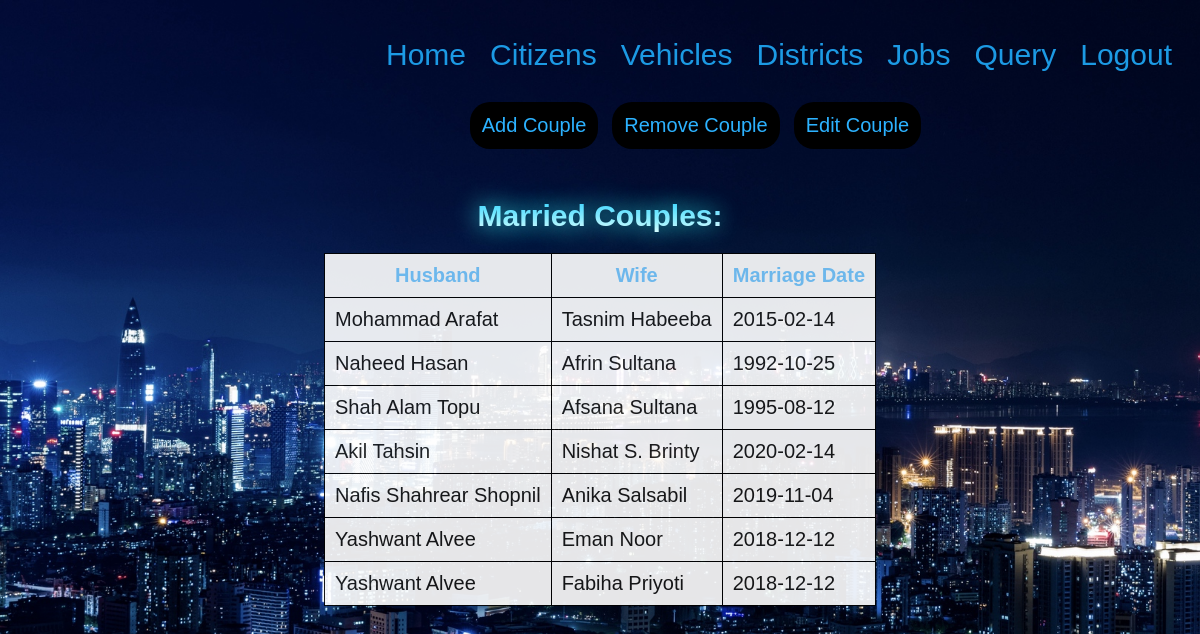
Screenshot of /ncdb/couple.php with the database file from the repository.
### tables this page shows
CREATE TABLE `spouse` (
  `hid` int(10) NOT NULL,
  `wid` int(10) NOT NULL,
  `md` date NOT NULL
);

CREATE TABLE `citizens` (
  `id` int(10) NOT NULL,
  `name` varchar(50) NOT NULL,
  `age` int(11) NOT NULL,
  `dob` date NOT NULL,
  `height` double NOT NULL,
  `sex` varchar(10) NOT NULL,
  `ms` varchar(10) NOT NULL,
  `ecolour` varchar(15) NOT NULL,
  `bg` varchar(5) NOT NULL,
  `dname` varchar(50) NOT NULL,
  `jname` varchar(50) NOT NULL
);

### ncdb/couple.php (the view, shortened to what this page needs)
<html lang="en">
<head>
</head>
<body>
    <ul>
        <li><a href="home.php">Home</a></li>
        <li><a href="citizens.php">Citizens</a></li>
        <li><a href="vehicles.php">Vehicles</a></li>
        <li><a href="districts.php">Districts</a></li>
        <li><a href="jobs.php">Jobs</a></li>
        <li><a href="custom.php">Query</a></li>
        <li><a href="index.php" class="burn">Logout</a></li>
    </ul>
    <button style="margin-left:39%;" class="but" onclick="window.location.href='addc.php';">Add Couple</button>
    <button class="but" onclick="window.location.href='removec.php';">Remove Couple</button>
    <button class="but" onclick="window.location.href='editc.php';">Edit Couple</button>
    <h1>
        Married Couples:
    </h1>
    <?php
    require_once("dbconnect.php");
    $sql = "SELECT c1.name,c2.name,md FROM spouse Inner Join citizens c1 INNER JOIN citizens c2 on spouse.hid=c1.id and spouse.wid=c2.id";
    $result = mysqli_query($conn,$sql);
    if(mysqli_num_rows($result)!=0){
        ?>
        <table align="center" class=tab>
        <tr style="color: rgb(107, 196, 255)">
            <th>Husband</th>
            <th>Wife</th>
            <th>Marriage Date</th>
        </tr>
    <?php
        while($row = mysqli_fetch_array($result)){
    ?>
        <tr>
            <td><?php echo $row[0] ?></td>
            <td><?php echo $row[1] ?></td>
            <td><?php echo $row[2] ?></td>
        </tr>
    <?php
        }
    }
    ?>
    </table>
</body>
</html>

### ncdb/couple.php (style rules this page uses)
ul { margin:0px; padding:30px 20px; list-style-type: none; text-align: right; }
li { display: inline; margin-left:20px; font-size: 30px; }
a { color:rgb(28, 154, 228); text-decoration: none; transition: all 0.2s ease-in-out; font-family: Arial, Helvetica, sans-serif; }
body { background-image: url("welcome1.jpg"); -moz-background-size: cover; -webkit-background-size: cover; -o-background-size: cover; background-size: cover; }
h1 { color:white; text-align: center; font-size: 30px; font-family: Arial, Helvetica, sans-serif; text-shadow:0 0 25px rgb(56, 255, 255); margin-top: 50px; background: -webkit-linear-gradient(#33ccff, white); -webkit-background-clip: text; -webkit-text-fill-color: transparent; }
button { border-radius: 20px; font-size: 20px; background:black; padding: 10px; border-style: dotted; color: rgb(44, 178, 255); transition: all 0.3s ease-in-out; margin-left:10px; }
table,th,td { padding:10px; font-size: 20px; background: white; border: 1px solid black; border-collapse: collapse; font-family: Arial, Helvetica, sans-serif; transition: all 0.3s ease-in-out; opacity: 0.9; }

### rows the page displays
spouse: citizens.name "Mohammad Arafat", citizens.name "Tasnim Habeeba", md "2015-02-14"
spouse: citizens.name "Naheed Hasan", citizens.name "Afrin Sultana", md "1992-10-25"
spouse: citizens.name "Shah Alam Topu", citizens.name "Afsana Sultana", md "1995-08-12"
spouse: citizens.name "Akil Tahsin", citizens.name "Nishat S. Brinty", md "2020-02-14"
spouse: citizens.name "Nafis Shahrear Shopnil", citizens.name "Anika Salsabil", md "2019-11-04"
spouse: citizens.name "Yashwant Alvee", citizens.name "Eman Noor", md "2018-12-12", citizens.name "Fabiha Priyoti"
